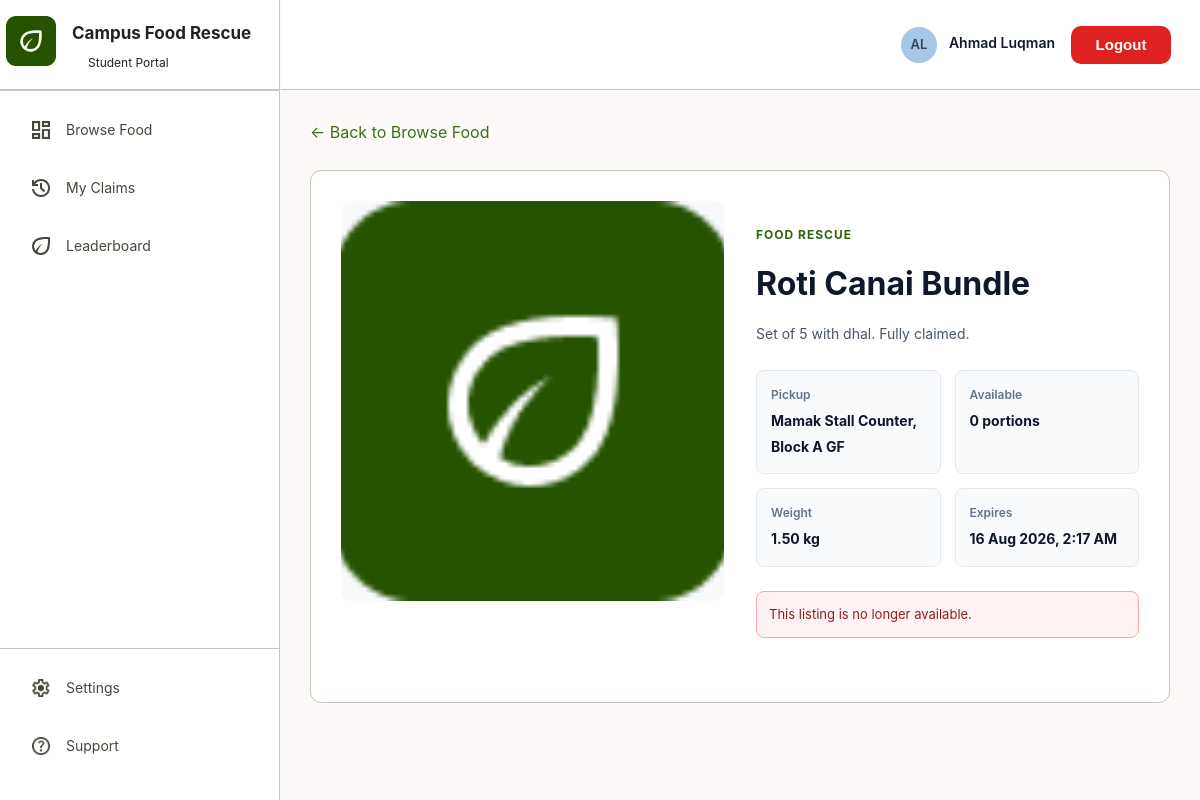
/pages/student/claimfood.php?listing_id=2 (signed in), run on the app's committed database.
### tables this page shows
CREATE TABLE `food_listing` (
  `listing_id` int(11) NOT NULL,
  `provider_id` int(11) NOT NULL,
  `food_name` varchar(200) NOT NULL,
  `description` varchar(500) DEFAULT NULL,
  `total_quantity` int(11) NOT NULL,
  `remain_quantity` int(11) NOT NULL,
  `weight_kg` decimal(6,2) DEFAULT NULL,
  `pickup_location` varchar(200) NOT NULL,
  `image` varchar(255) DEFAULT NULL,
  `status` enum('pending','active','fully_claimed','expired','removed') NOT NULL DEFAULT 'pending',
  `expires_at` datetime NOT NULL,
  `approved_by` int(11) DEFAULT NULL,
  `approved_at` datetime DEFAULT NULL,
  `created_at` datetime NOT NULL DEFAULT current_timestamp(),
  CONSTRAINT `chk_listing_total_qty` CHECK (`total_quantity` > 0),
  CONSTRAINT `chk_listing_remain_qty` CHECK (`remain_quantity` >= 0),
  CONSTRAINT `chk_listing_remain_le_total` CHECK (`remain_quantity` <= `total_quantity`),
  CONSTRAINT `chk_listing_weight` CHECK (`weight_kg` IS NULL OR `weight_kg` >= 0)
);

### pages/student/claimfood.php (the view, shortened to what this page needs)
<?php
require_once __DIR__ . '/../../config/db.php';
$listingId = (int) ($_GET['listing_id'] ?? 0);
$stmt = mysqli_prepare(
    $conn,
    "SELECT *
     FROM food_listing
     WHERE listing_id = ?
     LIMIT 1"
);
mysqli_stmt_bind_param(
    $stmt,
    'i',
    $listingId
);
mysqli_stmt_execute($stmt);
$listing = mysqli_fetch_assoc(
    mysqli_stmt_get_result($stmt)
);
$imagePath = !empty($listing['image'])
    ? '../../' . ltrim($listing['image'], '/')
    : '../../assets/images/logo.png';
?>
<!DOCTYPE html>
<html lang="en">
<head>
    <link
        rel="stylesheet"
        href="../../assets/css/global.css"
    >
    <link
        rel="stylesheet"
        href="../../assets/css/sidebar.css"
    >
    <link
        rel="stylesheet"
        href="../../assets/css/topbar.css"
    >
    <link
        rel="stylesheet"
        href="../../assets/css/student/dashboard.css"
    >
</head>
<body>
<div class="dashboard-container">
    <?php include '../../includes/sidebar.php'; ?>
    <main class="main-content">
        <div class="topbar-container">
            <?php include '../../includes/topbar.php'; ?>
        </div>
        <div class="content-container">
            <a
                href="dashboard.php"
                class="back-link"
            >
                ← Back to Browse Food
            </a>
            <div class="claim-detail-page">
                <div class="claim-detail-image">
                    <img
                        src="<?= htmlspecialchars($imagePath) ?>"
                        alt="<?= htmlspecialchars($listing['food_name']) ?>"
                        onerror="this.onerror=null; this.src='../../assets/images/logo.png';"
                    >
                </div>
                <div class="claim-detail-copy">
                    <span class="eyebrow">
                        Food Rescue
                    </span>
                    <h1>
                        <?= htmlspecialchars($listing['food_name']) ?>
                    </h1>
                    <p>
                        <?= htmlspecialchars(
                            $listing['description'] ?? ''
                        ) ?>
                    </p>
                    <div class="detail-grid">
                        <div>
                            <span>Pickup</span>
                            <strong>
                                <?= htmlspecialchars(
                                    $listing['pickup_location']
                                ) ?>
                            </strong>
                        </div>
                        <div>
                            <span>Available</span>
                            <strong>
                                <?= (int) $listing['remain_quantity'] ?>
                                portions
                            </strong>
                        </div>
                        <div>
                            <span>Weight</span>
                            <strong>
                                <?= htmlspecialchars(
                                    $listing['weight_kg']
                                ) ?>
                                kg
                            </strong>
                        </div>
                        <div>
                            <span>Expires</span>
                            <strong>
                                <?= htmlspecialchars(
                                    date(
                                        'd M Y, g:i A',
                                        strtotime(
                                            $listing['expires_at']
                                        )
                                    )
                                ) ?>
                            </strong>
                        </div>
                    </div>
                    <?php if (
                        $listing['status'] === 'active' &&
                        strtotime($listing['expires_at']) > time() &&
                        (int) $listing['remain_quantity'] > 0
                    ): ?>
                        <form
                            method="POST"
                            class="claim-form"
                        >
                            <input
                                type="hidden"
                                name="listing_id"
                                value="<?= (int) $listing['listing_id'] ?>"
                            >
                            <label for="portion">
                                Portions to claim
                            </label>
                            <select
                                id="portion"
                                name="portion"
                            >
                                <?php
                                $maxPortions = min(
                                    5,
                                    (int) $listing['remain_quantity']
                                );
                                ?>
                                <?php for (
                                    $i = 1;
                                    $i <= $maxPortions;
                                    $i++
                                ): ?>
                                    <option value="<?= $i ?>">
                                        <?= $i ?>
                                    </option>
                                <?php endfor; ?>
                            </select>
                            <button
                                type="submit"
                                class="claim-button"
                            >
                                Confirm Claim
                            </button>
                            <small>
                                Your reservation is held for
                                10 minutes after claiming.
                            </small>
                        </form>
                    <?php else: ?>
                        <div class="form-error">
                            This listing is no longer available.
                        </div>
                    <?php endif; ?>
                </div>
            </div>
        </div>
    </main>
</div>
</body>
</html>

### assets/css/global.css (style rules this page uses)
:root { --primary-green: #3b711a; --primary-green-hover: #2e5914; --bg-color: #fafafa; --text-dark: #222; --text-muted: #666; --border-color: #e0e0e0; --font-main: 'Inter', sans-serif; }
* { margin: 0; padding: 0; box-sizing: border-box; }
body { margin-top: 72px; background-color: var(--bg-color); color: var(--text-dark); font-family: var(--font-main); line-height: 1.6; display: flex; flex-direction: column; min-height: 100vh; }
a { color: var(--primary-green); text-decoration: none; }
html { scroll-behavior: smooth; }

### assets/css/topbar.css (style rules this page uses)
*, *::before, *::after { box-sizing: border-box; margin: 0; padding: 0; }
html, body { margin: 0; padding: 0; font-family: 'Inter', sans-serif; box-sizing: border-box; height: 100%; overflow-x: hidden; }
.main-content { flex: 1; display: flex; flex-direction: column; background-color: #FCF9F8; margin-left: 280px; min-width: 0; }
.topbar-container { position: fixed; top: 0; z-index:10; flex-shrink: 0; width: calc(100% - 280px); margin-left: 1px; left: 280px; right: 0; }
.dashboard-container { display: flex; width: 100%; min-height: 100%; }

### assets/css/student/dashboard.css (style rules this page uses)
.main-content { margin-left: 280px; }
.content-container { padding: 30px; margin-top: 90px; display: flex; flex-direction: column; width: 100%; }
.claim-detail-page { display: grid; grid-template-columns: minmax(320px, 48%) 1fr; gap: 32px; margin-top: 24px; padding: 30px; background: #fff; border: 1px solid #C2C9B7; border-radius: 11px; }
.claim-detail-image img { width: 100%; height: 400px; object-fit: cover; border-radius: 10px; background: #F8FAFC; }
.claim-detail-copy { padding: 20px 0; }
.eyebrow { color: #2d650c; font-size: 12px; font-weight: 700; text-transform: uppercase; letter-spacing: 1px; }
.claim-detail-copy h1 { margin: 12px 0 14px; font-size: 32px; color: #0F172A; font-weight: 700; }
.claim-detail-copy > p { color: #475569; line-height: 1.6; font-size: 14px; }
.detail-grid { display: grid; grid-template-columns: 1fr 1fr; gap: 14px; margin: 24px 0; }
.detail-grid div { padding: 14px; background: #F8FAFC; border-radius: 8px; border: 1px solid #E2E8F0; }
.detail-grid span { display: block; color: #64748B; font-size: 12px; margin-bottom: 4px; font-weight: 600; }
.detail-grid strong { font-size: 14px; color: #0F172A; }
.form-error { margin: 14px 0; padding: 12px; border-radius: 8px; background: #FEF2F2; color: #991B1B; font-size: 13px; border: 1px solid #FCA5A5; }

### data on the page
food_listing: food_name "Roti Canai Bundle", description "Set of 5 with dhal. Fully claimed.", pickup_location "Mamak Stall Counter, Block A GF", remain_quantity "0", weight_kg "1.50", expires_at "16 Aug 2026, 2:17 AM"

### other printed values
$portal_title "Student Portal"
$item['title'] "Browse Food"
$item['title'] "My Claims"
$item['title'] "Leaderboard"
$initials "AL"
$userName "Ahmad Luqman"
